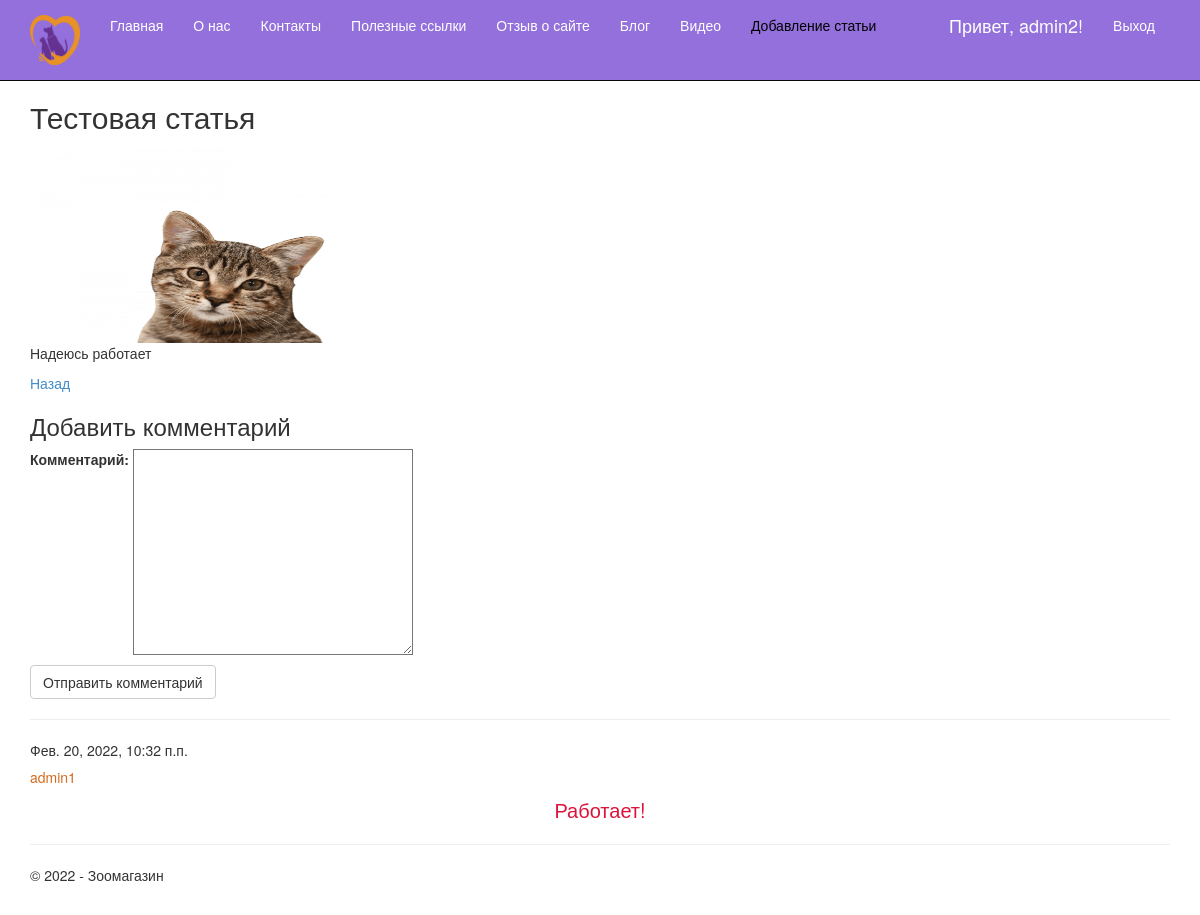
/9/ (signed in), run on the app's committed database.
### app/models.py (models this page shows, shortened)
class Blog(models.Model):
    title = models.CharField(max_length = 100, unique_for_date= 'posted', verbose_name="Заголовок")
    description = models.TextField(verbose_name = "Краткое содержание")
    content = models.TextField(verbose_name = "Полное содержание")
    posted = models.DateTimeField(default = datetime.now(), db_index= True, verbose_name= 'Опубликована')
    author = models.ForeignKey(User, null=True, blank=True, on_delete = models.SET_NULL, verbose_name = "Автор")
    image = models.FileField(default = 'temp.jpg', verbose_name='Путь к картинке')
    class Meta:
        db_table = "Posts"
        ordering = ["-posted"]
        verbose_name = "статья блога"
        verbose_name_plural = "статьи блога"

class Comment(models.Model):
    text = models.TextField(verbose_name = "Комментарий")
    date = models.DateTimeField(default = datetime.now(), db_index=True, verbose_name = "Дата")
    author = models.ForeignKey(User, on_delete = models.CASCADE, verbose_name = "Автор")
    post = models.ForeignKey(Blog, on_delete = models.CASCADE, verbose_name = "Статья")
    class Meta:
        db_table = "Comments"
        ordering = ["-date"]
        verbose_name = "Комментарий"
        verbose_name_plural = "Комментарии к статьям блога"

### app/views.py (the view)
# urls.py: url(r'^(?P<parametr>\d+)/$', views.blogpost, name = 'blogpost'),
def blogpost(request,parametr):
    post_1 = Blog.objects.get(id=parametr)
    comments = Comment.objects.filter(post = parametr)
    if request.method == "POST":
        form = CommentForm(request.POST)
        if form.is_valid():
            comment_f = form.save(commit=False) #
            comment_f.author=request.user #
            comment_f.date = datetime.now() #
            comment_f.post = Blog.objects.get(id=parametr) #
            comment_f.save() #
            return redirect('blogpost',parametr=post_1.id) #
    else:
        form = CommentForm() #
    assert isinstance(request,HttpRequest)
    return render(
        request,
        'app/blogpost.html',
        {
         'post_1':post_1,
         'comments':comments,
         'form':form,
         'year':datetime.now().year,
            }
        )

### app/forms.py
class CommentForm(forms.ModelForm):
    class Meta:
        model = Comment
        fields = ('text',)
        labels = {'text':'Комментарий'}

### app/templates/app/blogpost.html
{% extends 'app/layout.html' %}
{% block content %}
<h2>{{post_1.title}}</h2>
{% if post_1.image and post_1.image.url != '/media/temp.jpg' %}
    <img src="{{post_1.image.url}}" alt="Картинка" width="300" height="200" />
{%endif%}
<p>{{post_1.content|linebreaksbr}}</p>
<p><a href="{% url 'blog' %}">Назад</a> </p>
{% if user.is_authenticated %}
    <h3>Добавить комментарий</h3>
    <form method="POST">{% csrf_token %}
        <div>
            {{form.as_p}}
            <button type="submit" class="save btn btn-default">Отправить комментарий</button>
        </div>
    </form>
{% else %}
    <h3>Для добавления своего комментария, пожалуйста авторизируйтесь</h3>
{% endif %}
{% for comment in comments %}
    <hr/>
    <h7>{{comment.date}}</h7>
    <h5 class="author">{{comment.author}}</h5>
    <p class="com">{{comment.text|linebreaksbr}}</p>
{% endfor %}
{%endblock%}

### app/templates/app/loginpartial.html (shortened to what this page needs)
{% if user.is_authenticated %}
<form id="logoutForm" action="/logout/" method="post" class="navbar-right">
    <ul class="nav navbar-nav navbar-right">
        <li><span class="navbar-brand" style="color:white">Привет, {{ user.username }}!</span></li>
        <li><a href="javascript:document.getElementById('logoutForm').submit()" style="color:white">Выход</a></li>
    </ul>
</form>
{% else %}
<ul class="nav navbar-nav navbar-right">
    <li style="color:fuchsia"><a href="{% url 'registration' %}" style="color:white">Регистрация</a></li>
    <li><a href="{% url 'login' %}" style="color:white">Вход</a></li>
</ul>
{% endif %}

### app/static/app/content/site.css (style rules this page uses)
body { padding-top: 80px; padding-bottom: 20px; }
input, select, textarea { max-width: 280px; }
.author { color: chocolate; }
.com { color:crimson; text-align:center; font-size: 20px; }

### data on the page
Blog: title "Тестовая статья", image (picture), content "Надеюсь работает"
Comment: date "Фев. 20, 2022, 10:32 п.п.", author "admin1", text "Работает!"

### other printed values
{{ user.username }} "admin2"
